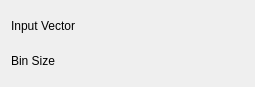
<ui version="4.0" >
 <class>BinConfig</class>
 <widget class="QWidget" name="BinConfig" >
  <property name="geometry" >
   <rect>
    <x>0</x>
    <y>0</y>
    <width>255</width>
    <height>87</height>
   </rect>
  </property>
  <layout class="QVBoxLayout" name="verticalLayout" >
   <item>
    <layout class="QHBoxLayout" name="horizontalLayout" >
     <item>
      <widget class="QLabel" name="label_3" >
       <property name="sizePolicy" >
        <sizepolicy vsizetype="Fixed" hsizetype="Fixed" >
         <horstretch>0</horstretch>
         <verstretch>0</verstretch>
        </sizepolicy>
       </property>
       <property name="text" >
        <string>Input Vector</string>
       </property>
       <property name="wordWrap" >
        <bool>false</bool>
       </property>
      </widget>
     </item>
     <item>
      <widget class="Kst::VectorSelector" native="1" name="_vector" >
       <property name="sizePolicy" >
        <sizepolicy vsizetype="Preferred" hsizetype="Expanding" >
         <horstretch>0</horstretch>
         <verstretch>0</verstretch>
        </sizepolicy>
       </property>
      </widget>
     </item>
    </layout>
   </item>
   <item>
    <layout class="QHBoxLayout" name="horizontalLayout_2" >
     <item>
      <widget class="QLabel" name="label_4" >
       <property name="sizePolicy" >
        <sizepolicy vsizetype="Fixed" hsizetype="Fixed" >
         <horstretch>0</horstretch>
         <verstretch>0</verstretch>
        </sizepolicy>
       </property>
       <property name="text" >
        <string>Bin Size</string>
       </property>
       <property name="wordWrap" >
        <bool>false</bool>
       </property>
      </widget>
     </item>
     <item>
      <widget class="Kst::ScalarSelector" native="1" name="_scalarBin" />
     </item>
    </layout>
   </item>
  </layout>
 </widget>
 <layoutdefault spacing="6" margin="11" />
 <pixmapfunction>qPixmapFromMimeSource</pixmapfunction>
 <customwidgets>
  <customwidget>
   <class>Kst::VectorSelector</class>
   <extends>QWidget</extends>
   <header>vectorselector.h</header>
  </customwidget>
  <customwidget>
   <class>Kst::ScalarSelector</class>
   <extends>QWidget</extends>
   <header>scalarselector.h</header>
  </customwidget>
 </customwidgets>
 <resources/>
 <connections/>
</ui>
